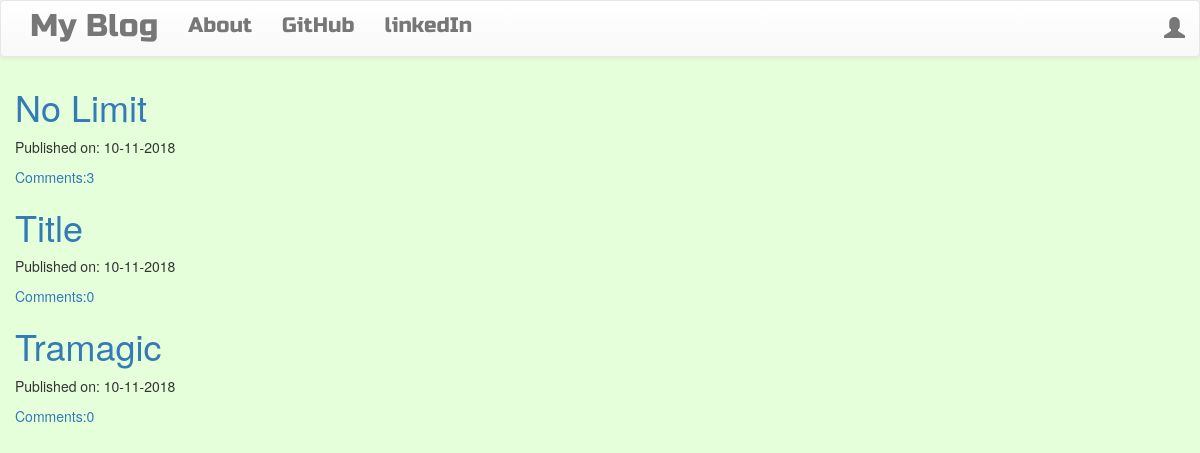
The page / on the database its author committed.
### blog/models.py (models this page shows, shortened)
class Post(models.Model):
    author = models.ForeignKey('auth.User', on_delete=models.PROTECT)
    title = models.CharField(max_length=200)
    text = models.TextField()
    created_date = models.DateTimeField(default=timezone.now)
    published_date = models.DateTimeField(blank=True, null=True)
    def approve_comments(self):
        return self.comments.filter(approved_comment=True)

### blog/views.py (the view)
# urls.py: url(r'^$', views.PostListView.as_view(), name='post_list'),
class PostListView(ListView):
    model = Post
    def get_queryset(self):
        return Post.objects.filter(published_date__lte=timezone.now()).order_by('-published_date')

### blog/templates/blog/post_list.html
{% extends 'blog/base.html' %}
{% block content %}
<div class="centerstage">
  {% for post in post_list %}
  <div class="post">
    <h1> <a href="{% url 'post_detail' pk=post.pk %}"> {{post.title}} </a> </h1>
    <div class="date">
      <p>Published on: {{post.published_date|date:"d-m-Y"}}</p>
    </div>
    <a href="{% url 'post_detail' pk=post.pk %}">Comments:{{ post.approve_comments.count }}</a>
  </div>
  {% endfor %}
</div>
{% endblock %}

### blog/templates/blog/base.html (shortened to what this page needs)
<!DOCTYPE html>
{% load staticfiles %}
<html lang="en" dir="ltr">
  <head>
    <link rel="stylesheet" href="https://maxcdn.bootstrapcdn.com/bootstrap/3.3.7/css/bootstrap.min.css">
    <link rel="stylesheet" href="https://maxcdn.bootstrapcdn.com/bootstrap/3.3.7/css/bootstrap-theme.min.css">
    <link rel="stylesheet" href="//cdn.jsdelivr.net/npm/medium-editor@latest/dist/css/medium-editor.min.css" type="text/css" media="screen" charset="utf-8">
    <link rel="stylesheet" href="{% static 'css/blog.css' %}">
  </head>
  <body>
    <nav class="navbar navbar-default techfont custom-navbar">
      <div class="container">
        <ul class="nav navbar-nav">
        <li> <a class="navbar-brand bigbrand" href="{% url 'post_list' %}">My Blog</a> </li>
        <li> <a class="" href="{% url 'about' %}">About</a> </li>
        <li> <a href="https://www.github.com">GitHub</a> </li>
        <li> <a href="https://www.linkedin.com">linkedIn</a> </li>
        </ul>
        <ul class="nav navbar-nav navbar-right">
          {% if user.is_authenticated %}
          <li>
            <a href="{% url 'post_new' %}">New Post</a>
          </li>
          <li>
            <a href="{% url 'post_draft_list' %}">Drafts</a>
          </li>
          <li>
            <a href="{% url 'logout' %}">Log Out</a>
          </li>
          <li>
            <a>Welcome: {{user.username}}</a>
          </li>
          {% else %}
          <li>
            <a class="nav navbar-right" href="{% url 'login' %}"> <span class="glyphicon glyphicon-user"></span> </a>
          </li>
          {% endif %}
        </ul>
      </div>
    </nav>
    <div class="content container">
      <div class="row">
        <div class="blog_posts">
          {% block content %}
          {% endblock %}
        </div>
      </div>
    </div>
  </body>
</html>

### blog/static/css/blog.css (style rules this page uses)
.techfont { font-family: 'Russo One', sans-sans-serif; font-size: 1.5em; margin-bottom: 10px; }
.bigbrand { font-size: 1.5em; }
.centerstage { margin-left: auto; margin-right: auto; }

### blog/templates/blog/base.html (style rules this page uses)
body { background-color: #e5ffdb; }

### rows shown on the page
Post: title "No Limit", published_date "10-11-2018", approve_comments.count "3"
Post: title "Title", published_date "10-11-2018", approve_comments.count "0"
Post: title "Tramagic", published_date "10-11-2018", approve_comments.count "0"
